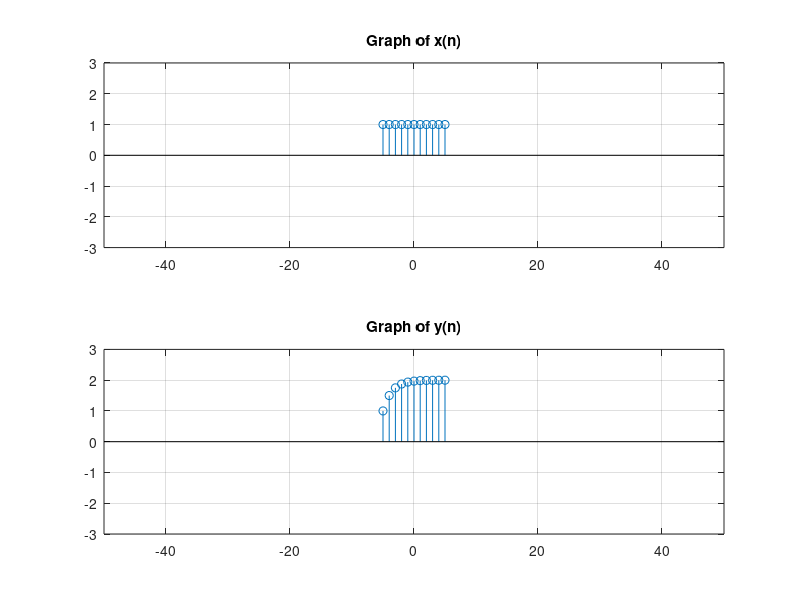

Write MATLAB code to recreate this figure.
T=input("Enter time period")
t=-T:1:T;
x=(t<10);
subplot(2,1,1)
stem(t,x)
hold on
grid on
axis([-50 50 -3 3])
title("Graph of x(n)")
num=[1 0]
den=[1 -0.5]
y=filter(num,den,x)
subplot(2,1,2)
stem(t,y)
hold on
grid on
axis([-50 50 -3 3])
title("Graph of y(n)")
